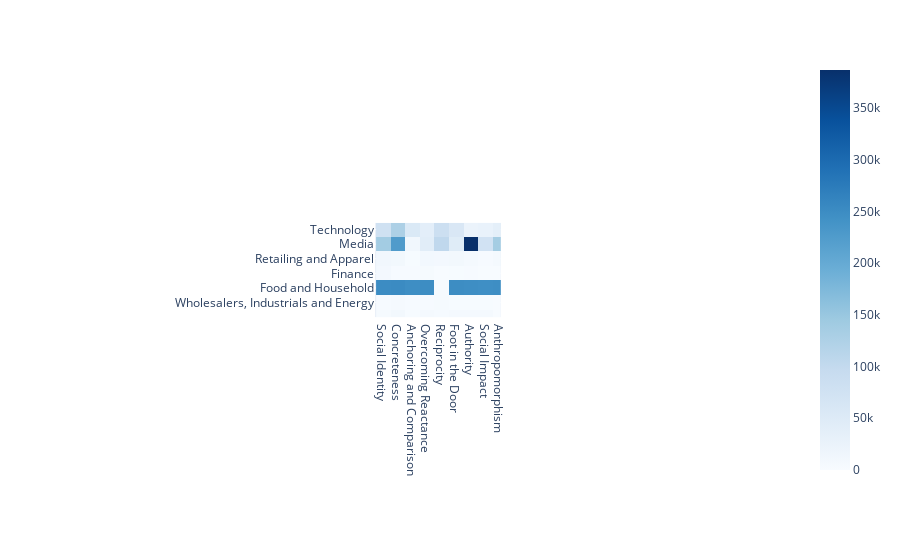

This figure's notebook cell:
### Code cell
df_sectors_pers_likes = pd.DataFrame.from_dict(df_sectors_pers_likes).T
fig = px.imshow(df_sectors_pers_likes, color_continuous_scale=px.colors.sequential.Blues)
fig.show()
# plotly.offline.plot({"data": fig}, filename = "Sector vs Strategies.html")

### Figure 1 — Plotly figure (JSON) as saved in the notebook; plotly's stock layout.template omitted (floating-point values rounded to 4 significant figures)
{"data": [{"coloraxis": "coloraxis", "hovertemplate": "x: %{x}<br>y: %{y}<br>color: %{z}<extra></extra>", "name": "0", "type": "heatmap", "x": ["Social Identity", "Concreteness", "Anchoring and Comparison", "Overcoming Reactance", "Reciprocity", "Foot in the Door", "Authority", "Social Impact", "Anthropomorphism", "Scarcity", "Social Proof", "Unclear"], "xaxis": "x", "y": ["Technology", "Media", "Retailing and Apparel", "Finance", "Food and Household", "Wholesalers, Industrials and Energy", "Transportation", "Aerospace and Defence", "Healthcare"], "yaxis": "y", "z": [[78723, 126576, 55611, 37941, 84338, 59261, 23278, 26465, 36012, 824, 8646, 80654], [138879, 225342, 10810, 43229, 104181, 46344, 386548, 75147, 136496, 28285, 83153, 162325], [12150, 10507, 1303, 9054, 7887, 10045, 6440, 2070, 5623, 1832, 3530, 819], [8064, 1566, 2644, 3069, 866, 1016, 2752, 514, 448, 301, 648, 240], [250806, 252227, 247367, 249403, 3368, 248963, 247726, 245776, 248118, 919, 2793, 3677], [2183, 4678, 2496, 2196, 3105, 1246, 1323, 1052, 145, 44, 678, 529], [3586, 10525, 1323, 6039, 2924, 5413, 5012, 5209, 963, 558, 963, 11], [7476, 8111, 1804, 589, 1556, 1235, 6492, 7522, 1024, 1135, 1648, 1704], [451, 580, 25, 477, 105, 439, 198, 178, 107, 0, 221, 8]]}], "layout": {"autosize": true, "coloraxis": {"colorscale": [[0, "rgb(247,251,255)"], [0.125, "rgb(222,235,247)"], [0.25, "rgb(198,219,239)"], [0.375, "rgb(158,202,225)"], [0.5, "rgb(107,174,214)"], [0.625, "rgb(66,146,198)"], [0.75, "rgb(33,113,181)"], [0.875, "rgb(8,81,156)"], [1, "rgb(8,48,107)"]]}, "dragmode": "pan", "margin": {"t": 60}, "xaxis": {"anchor": "y", "autorange": false, "constrain": "domain", "domain": [0.4123, 0.5877], "range": [-0.5604, 8.044], "scaleanchor": "y", "type": "category"}, "yaxis": {"anchor": "x", "autorange": false, "constrain": "domain", "domain": [0.004202, 0.9958], "range": [5.998, -0.4557], "type": "category"}}}
